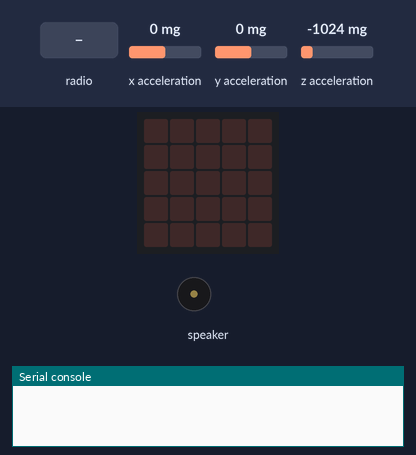
A program run on a simulated Calliope mini (MakeCode). On the bench: the board's 5×5 LED display, buzzer (waves = sounding), the last lines printed to the serial console. Inputs (shaded band) come from the test bench; at power-on: x acceleration 0 mg, y acceleration 0 mg, z acceleration -1024 mg. No radio messages arrive unless stated (any console line starting 'radio sent:' is added by the test bench).

Above: at 1.2 s.
1.3 s: radio message "2" arrives
At 2.06 s:
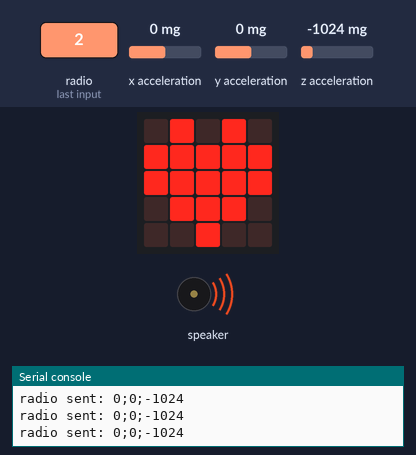
At 3.6 s:
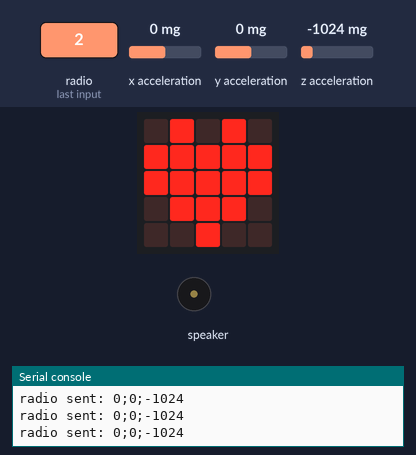
3.9 s: x acceleration set to -1440 mg
5.4 s: y acceleration set to -1440 mg
6.9 s: z acceleration set to -1440 mg
Timing chart, 0 to 9.4 s (numbered marks = the images above; inputs shaded):
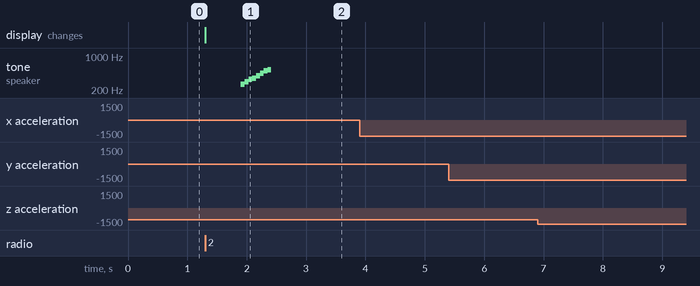

The program:

main.ts
```typescript
radio.onReceivedNumber(function (receivedNumber) {
    if (receivedNumber == 2) {
        connected = 1
        basic.showIcon(IconNames.Heart)
        music.playMelody("C D E F G A B C5 ", 999)
    }
})
let connected = 0
radio.setGroup(127)
connected = 0
basic.forever(function () {
    if (connected == 1) {
        radio.sendString("" + input.acceleration(Dimension.X) + ";" + input.acceleration(Dimension.Y) + ";" + input.acceleration(Dimension.Z))
    }
})
```

test.ts
```typescript
// Hier kann man Tests durchführen; diese Datei wird nicht kompiliert, wenn dieses Paket als Erweiterung verwendet wird.
```

Measured:
- after the input at 1.3 s, tone on speaker: plays 262 Hz for 0.07 s, 294 Hz for 0.07 s, 330 Hz for 0.07 s, 349 Hz for 0.07 s, 392 Hz for 0.07 s, 440 Hz for 0.07 s … (8 notes in this stretch), starting after 0.60 s; the display: changes at once (image 1)
